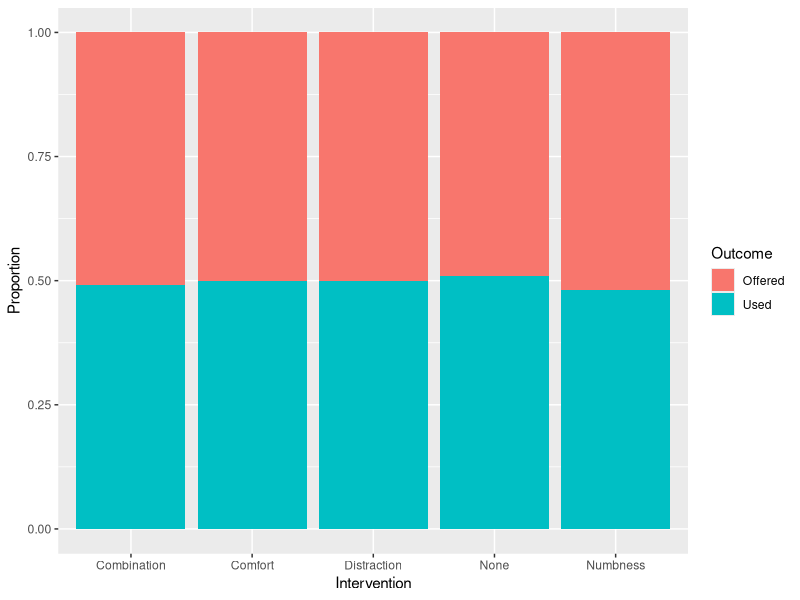

Generate this figure with R:
## ---- chunk 1

## brilliant code goes here.

library(tidyverse)

PropUsed<-matrix(c(138,143,97,90,87,87,14,14,53,51),nrow=5,byrow=T)
colnames(PropUsed)<-c("Offered","Used")
rownames(PropUsed)<-c("None","Numbness","Distraction","Comfort","Combination")
PropUsed
addmargins(prop.table(PropUsed))

PropUsed_df<- cbind(as_tibble(prop.table(PropUsed)), 
                                Intervention = c("None","Numbness","Distraction","Comfort","Combination"))

PropUsed_df <- PropUsed_df %>% 
  pivot_longer(!Intervention, names_to = "Outcome", values_to = "Proportion")

PropUsed_df

ggplot(PropUsed_df, aes(x = Intervention, y = Proportion, fill = Outcome)) +
  geom_bar(stat = "identity", position = 'fill')

chisq.test(PropUsed)

